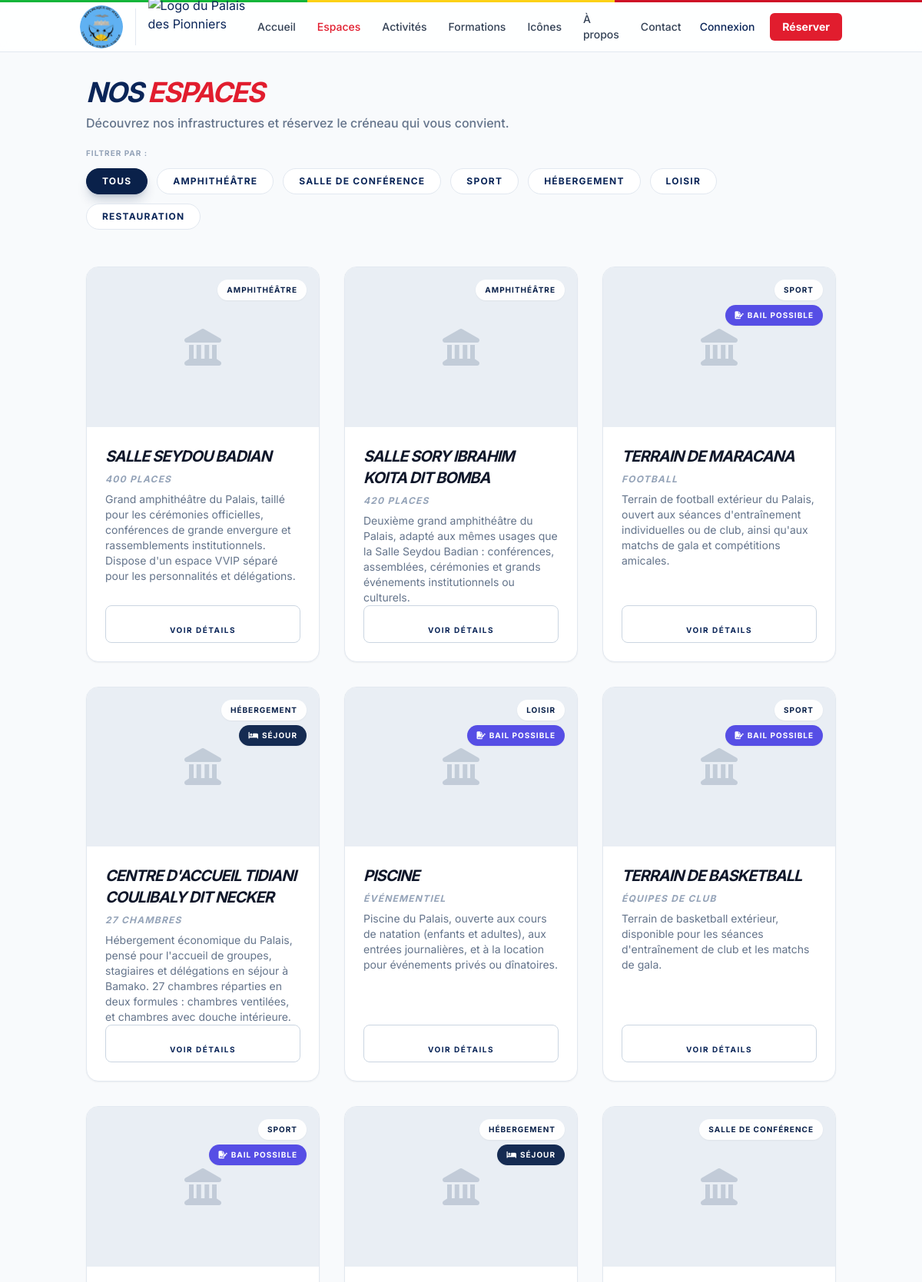
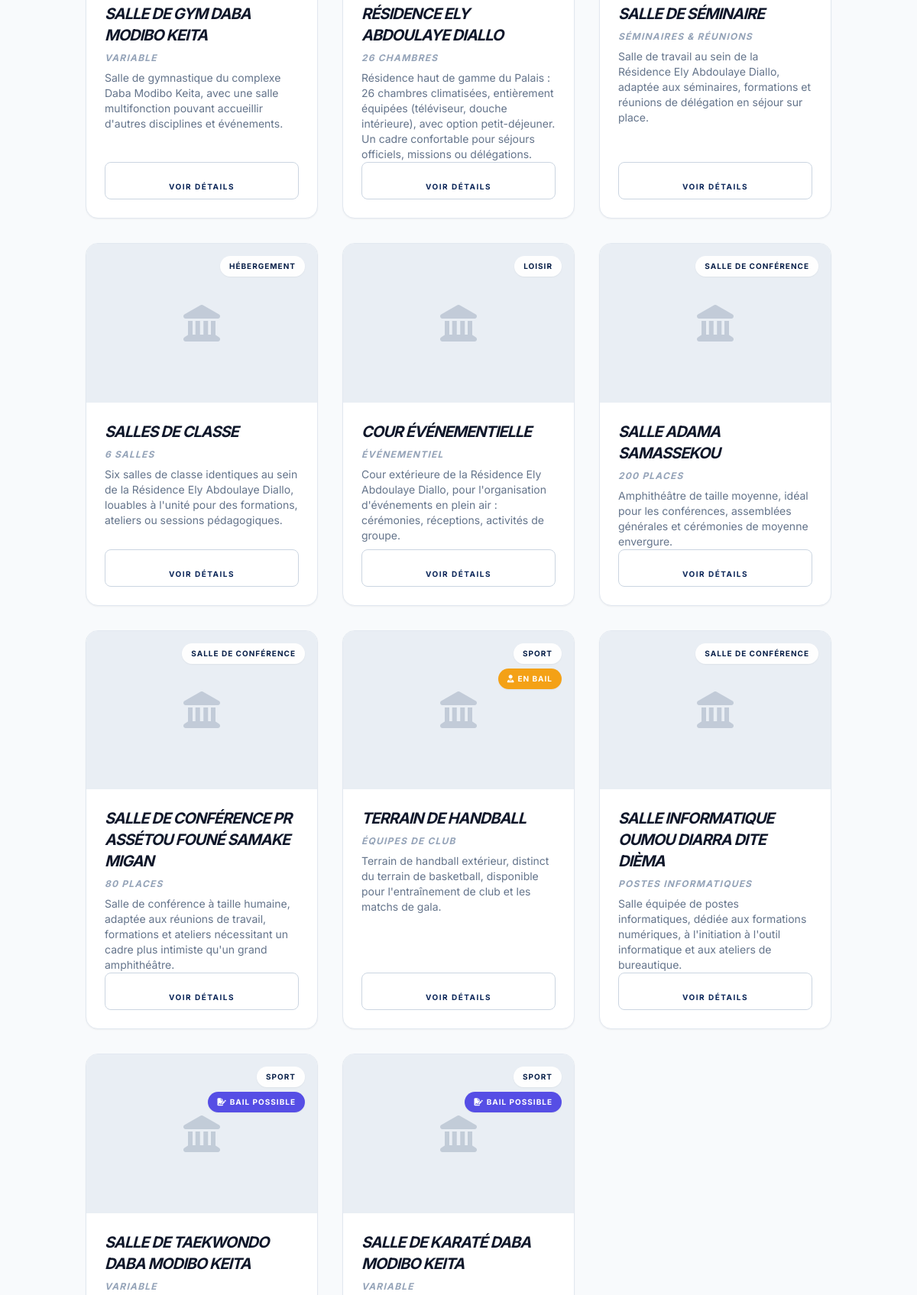
The app's page /espaces.php (upper part) with its own data (2 pictures, top to bottom).
### tables this page shows
CREATE TABLE `categories` (
  `id` int(10) UNSIGNED NOT NULL,
  `nom` varchar(100) NOT NULL,
  `slug` varchar(100) NOT NULL
);

CREATE TABLE `espaces` (
  `id` int(10) UNSIGNED NOT NULL,
  `nom` varchar(200) NOT NULL,
  `slug` varchar(200) NOT NULL,
  `categorie_id` int(10) UNSIGNED NOT NULL,
  `capacite` varchar(100) DEFAULT NULL,
  `description` text DEFAULT NULL,
  `equipements` text DEFAULT NULL,
  `mode_reservation` enum('creneau','sejour') NOT NULL DEFAULT 'creneau' COMMENT 'creneau = date + heure début/fin (salles, terrains) ; sejour = arrivée/départ en nuitées (hébergement)',
  `option_petit_dejeuner` tinyint(1) NOT NULL DEFAULT 0 COMMENT 'Propose un supplément petit-déjeuner au moment de la réservation',
  `option_vip` tinyint(1) NOT NULL DEFAULT 0 COMMENT 'Propose un supplément VIP (espace/accueil réservé aux personnalités) au moment de la réservation',
  `prix_vip` decimal(12,2) DEFAULT NULL COMMENT 'Montant du supplément VIP, si option_vip actif',
  `gerant_externe` varchar(255) DEFAULT NULL COMMENT 'Si renseigné, cet espace est loué/géré par un tiers — la réservation en ligne est désactivée et ce texte est affiché à la place',
  `gerant_nom` varchar(100) DEFAULT NULL COMMENT 'Nom du gestionnaire externe',
  `gerant_prenom` varchar(100) DEFAULT NULL COMMENT 'Prénom du gestionnaire externe',
  `gerant_email` varchar(150) DEFAULT NULL COMMENT 'Email du gestionnaire externe',
  `type_bail` enum('mensuel','trimestriel','semestriel','annuel') NOT NULL DEFAULT 'mensuel' COMMENT 'Périodicité du contrat de bail — détermine la fréquence attendue des paiements',
  `gerant_contact` varchar(100) DEFAULT NULL COMMENT 'Téléphone/contact du gestionnaire externe de cet espace',
  `gerant_user_id` int(10) UNSIGNED DEFAULT NULL COMMENT 'Compte client lié au bail, pour l''onglet "Mes Baux"',
  `resiliation_demandee` tinyint(1) NOT NULL DEFAULT 0,
  `resiliation_demandee_le` timestamp NULL DEFAULT NULL,
  `resiliation_note` text DEFAULT NULL COMMENT 'Motif donné par le client à la demande de résiliation',
  `groupe_batiment` varchar(150) DEFAULT NULL COMMENT 'Nom du bâtiment si cet espace fait partie d''un ensemble (ex: "Daba Modibo Keita")',
  `disponible` tinyint(1) NOT NULL DEFAULT 1,
  `created_at` timestamp NOT NULL DEFAULT current_timestamp()
);

### includes/auth.php (called while the page is built, shortened)
<?php
if (!function_exists('e')) {
    function e(?string $s): string
    {
        return htmlspecialchars(
            (string) $s,
            ENT_QUOTES | ENT_SUBSTITUTE,
            'UTF-8'
        );
    }
}

### espaces.php (the view, shortened to what this page needs)
<?php
require_once __DIR__ . '/includes/auth.php';
$pdo = db();
$cat = $_GET['cat'] ?? 'all';
$sql = "
  SELECT e.id, e.slug, e.nom, e.capacite, e.description, e.mode_reservation, e.gerant_externe, c.nom AS categorie, c.slug AS cat_slug,
  (SELECT GROUP_CONCAT(chemin ORDER BY id ASC) FROM espace_images WHERE espace_id = e.id) as toutes_photos,
  (SELECT COUNT(*) FROM tarifs WHERE espace_id = e.id AND est_bail = 1) as nb_tarifs_bail
  FROM espaces e
  JOIN categories c ON c.id = e.categorie_id
  WHERE 1=1
";
$params = [];
$sql .= " ORDER BY e.id ASC";
$stmt = $pdo->prepare($sql);
$stmt->execute($params);
$espaces = $stmt->fetchAll();
$cats = $pdo->query("SELECT slug, nom FROM categories ORDER BY id")->fetchAll();
require __DIR__ . '/includes/header.php';
?>
<div class="container mx-auto px-4 py-6 md:px-6 md:py-8">
  <header class="max-w-2xl">
    <h1 class="text-2xl sm:text-4xl font-black italic tracking-tighter uppercase">Nos <span class="text-accent">espaces</span></h1>
    <p class="mt-2 text-slate-500 font-medium text-sm sm:text-base">Découvrez nos infrastructures et réservez le créneau qui vous convient.</p>
  </header>
  <div class="mt-5 sm:mt-8">
    <span class="block text-[10px] font-black uppercase tracking-widest text-slate-400 mb-3">Filtrer par :</span>
    <div class="flex flex-nowrap sm:flex-wrap items-center gap-3 overflow-x-auto sm:overflow-visible -mx-4 px-4 sm:mx-0 sm:px-0 pb-2 sm:pb-0 scrollbar-hide">
      <a href="?cat=all" class="flex-shrink-0 rounded-full border px-5 py-2 text-xs font-black uppercase tracking-widest transition-all whitespace-nowrap <?= $cat === 'all' ? 'border-primary bg-primary text-white shadow-lg shadow-primary/20' : 'border-slate-200 bg-white text-slate-600 hover:border-primary' ?>">Tous</a>
      <?php foreach ($cats as $c): ?>
        <a href="?cat=<?= e($c['slug']) ?>" class="flex-shrink-0 rounded-full border px-5 py-2 text-xs font-black uppercase tracking-widest transition-all whitespace-nowrap <?= $cat === $c['slug'] ? 'border-primary bg-primary text-white' : 'border-slate-200 bg-white' ?>"><?= e($c['nom']) ?></a>
      <?php endforeach; ?>
    </div>
  </div>
  <?php if (!$espaces): ?>
    <div class="mt-20 text-center"><p class="text-slate-400 font-medium italic">Aucun espace disponible.</p></div>
  <?php else: ?>
    <div class="mt-12 grid grid-cols-2 gap-3 sm:gap-8 lg:grid-cols-3 xl:grid-cols-4">
      <?php foreach ($espaces as $e):
          $urlDetails = "espace.php?slug=" . urlencode($e['slug']);
          $photos = $e['toutes_photos'] ? explode(',', $e['toutes_photos']) : [];
      ?>
        <div onclick="window.location='<?= $urlDetails ?>'" class="cursor-pointer group flex flex-col overflow-hidden rounded-2xl border border-slate-200 bg-white shadow-sm transition-all hover:-translate-y-2 hover:shadow-2xl relative">
          <div class="relative aspect-[16/11] overflow-hidden bg-slate-100 js-slider">
            <?php if (!empty($photos)): ?>
                <?php foreach ($photos as $index => $img): ?>
                    <img src="uploads/<?= e($img) ?>"
                         class="absolute inset-0 w-full h-full object-cover transition-opacity duration-500 <?= $index === 0 ? 'opacity-100' : 'opacity-0' ?> js-slide"
                         data-index="<?= $index ?>">
                <?php endforeach; ?>
                <?php if (count($photos) > 1): ?>
                    <button onclick="event.stopPropagation(); changeSlide(this, -1)" class="absolute left-2 top-1/2 -translate-y-1/2 w-8 h-8 flex items-center justify-center bg-white/80 rounded-full text-xs hover:bg-white z-10 opacity-0 group-hover:opacity-100 transition-opacity">
                        <i class="fas fa-chevron-left"></i>
                    </button>
                    <button onclick="event.stopPropagation(); changeSlide(this, 1)" class="absolute right-2 top-1/2 -translate-y-1/2 w-8 h-8 flex items-center justify-center bg-white/80 rounded-full text-xs hover:bg-white z-10 opacity-0 group-hover:opacity-100 transition-opacity">
                        <i class="fas fa-chevron-right"></i>
                    </button>
                    <div class="absolute bottom-3 left-1/2 -translate-x-1/2 flex gap-1 z-10">
                        <?php foreach ($photos as $index => $img): ?>
                            <div class="w-1.5 h-1.5 rounded-full <?= $index === 0 ? 'bg-white' : 'bg-white/40' ?> js-dot"></div>
                        <?php endforeach; ?>
                    </div>
                <?php endif; ?>
            <?php else: ?>
                <div class="absolute inset-0 flex items-center justify-center text-5xl text-slate-400 bg-slate-200 opacity-50"><i class="fas fa-landmark"></i></div>
            <?php endif; ?>
            <div class="absolute right-1.5 sm:right-4 top-1.5 sm:top-4 z-20 flex flex-col items-end gap-1 sm:gap-1.5">
                <span class="rounded-full bg-white/95 px-1.5 sm:px-3 py-0.5 sm:py-1.5 text-[7px] sm:text-[10px] font-black uppercase tracking-widest text-primary shadow-sm">
                    <?= e($e['categorie']) ?>
                </span>
                <?php if (!empty($e['gerant_externe'])): ?>
                <span title="Cet espace est loué sur une longue durée à un tiers — pas de réservation ponctuelle possible" class="rounded-full bg-amber-500/95 px-1.5 sm:px-3 py-0.5 sm:py-1.5 text-[7px] sm:text-[10px] font-black uppercase tracking-widest text-white shadow-sm">
                    <i class="fas fa-user-tie mr-1"></i>En bail
                </span>
                <?php elseif ($e['mode_reservation'] === 'sejour'): ?>
                <span class="rounded-full bg-primary/95 px-1.5 sm:px-3 py-0.5 sm:py-1.5 text-[7px] sm:text-[10px] font-black uppercase tracking-widest text-white shadow-sm">
                    <i class="fas fa-bed mr-1"></i>Séjour
                </span>
                <?php elseif ((int)$e['nb_tarifs_bail'] > 0): ?>
                <span title="Cet espace peut être loué sur une longue durée, en plus de la réservation ponctuelle" class="rounded-full bg-indigo-600/95 px-1.5 sm:px-3 py-0.5 sm:py-1.5 text-[7px] sm:text-[10px] font-black uppercase tracking-widest text-white shadow-sm">
                    <i class="fas fa-file-signature mr-1"></i>Bail possible
                </span>
                <?php endif; ?>
            </div>
          </div>
          <div class="flex flex-1 flex-col p-3 sm:p-6">
            <h3 class="text-sm sm:text-xl font-black text-slate-900 uppercase italic tracking-tighter">
                <?= e($e['nom']) ?>
            </h3>
            <p class="mt-1 sm:mt-2 text-[9px] sm:text-xs font-bold text-slate-400 uppercase tracking-widest italic">
                <?= e($e['capacite']) ?>
            </p>
            <?php if (!empty($e['description'])): ?>
            <p class="mt-1 sm:mt-2 text-xs sm:text-sm text-slate-500 leading-snug line-clamp-2 hidden sm:block">
                <?= e($e['description']) ?>
            </p>
            <?php endif; ?>
            <a href="<?= $urlDetails ?>" class="mt-auto pt-3 sm:pt-6 inline-flex w-full items-center justify-center rounded-lg border border-slate-300 px-2 sm:px-4 py-1.5 sm:py-2 text-[9px] sm:text-[10px] font-black uppercase tracking-[0.1em] sm:tracking-[0.15em] transition-all hover:bg-black hover:border-black hover:text-white">
                Voir détails
            </a>
          </div>
        </div>
      <?php endforeach; ?>
    </div>
  <?php endif; ?>
</div>
<?php require __DIR__ . '/includes/footer.php'; ?>

### includes/header.php (style rules this page uses)
body { font-family:Inter,sans-serif;background:#F8FAFC;color:#0A2558 }
.scrollbar-hide { -ms-overflow-style:none;scrollbar-width:none }

### records on screen
categories: nom "AMPHITHÉÂTRE"
categories: nom "SALLE DE CONFÉRENCE"
categories: nom "SPORT"
categories: nom "HÉBERGEMENT"
categories: nom "LOISIR"
categories: nom "RESTAURATION"
espaces: categorie.nom "AMPHITHÉÂTRE", nom "SALLE SEYDOU BADIAN", capacite "400 PLACES", description "Grand amphithéâtre du Palais, taillé pour les cérémonies officielles, conférences de grande envergure et rassemblements institutionnels. Dispose d'un espace VVIP séparé pour les personnalités et délégations."
espaces: categorie.nom "AMPHITHÉÂTRE", nom "SALLE SORY IBRAHIM KOITA DIT BOMBA", capacite "420 PLACES", description "Deuxième grand amphithéâtre du Palais, adapté aux mêmes usages que la Salle Seydou Badian : conférences, assemblées, cérémonies et grands événements institutionnels ou culturels."
espaces: categorie.nom "SPORT", mode_reservation "creneau" (drawn), nom "TERRAIN DE MARACANA", capacite "FOOTBALL", description "Terrain de football extérieur du Palais, ouvert aux séances d'entraînement individuelles ou de club, ainsi qu'aux matchs de gala et compétitions amicales."
espaces: categorie.nom "HÉBERGEMENT", mode_reservation "sejour" (drawn), nom "CENTRE D'ACCUEIL TIDIANI COULIBALY DIT NECKER", capacite "27 CHAMBRES", description "Hébergement économique du Palais, pensé pour l'accueil de groupes, stagiaires et délégations en séjour à Bamako. 27 chambres réparties en deux formules : chambres ventilées, et chambres avec douche intérieure."
espaces: categorie.nom "LOISIR", mode_reservation "creneau" (drawn), nom "PISCINE", capacite "ÉVÉNEMENTIEL", description "Piscine du Palais, ouverte aux cours de natation (enfants et adultes), aux entrées journalières, et à la location pour événements privés ou dînatoires."
espaces: categorie.nom "SPORT", mode_reservation "creneau" (drawn), nom "TERRAIN DE BASKETBALL", capacite "ÉQUIPES DE CLUB", description "Terrain de basketball extérieur, disponible pour les séances d'entraînement de club et les matchs de gala."
espaces: categorie.nom "SPORT", mode_reservation "creneau" (drawn), nom "SALLE DE GYM DABA MODIBO KEITA", capacite "VARIABLE", description "Salle de gymnastique du complexe Daba Modibo Keita, avec une salle multifonction pouvant accueillir d'autres disciplines et événements."
espaces: categorie.nom "HÉBERGEMENT", mode_reservation "sejour" (drawn), nom "RÉSIDENCE ELY ABDOULAYE DIALLO", capacite "26 CHAMBRES", description "Résidence haut de gamme du Palais : 26 chambres climatisées, entièrement équipées (téléviseur, douche intérieure), avec option petit-déjeuner. Un cadre confortable pour séjours officiels, missions ou délégations."
espaces: categorie.nom "SALLE DE CONFÉRENCE", nom "SALLE DE SÉMINAIRE", capacite "SÉMINAIRES & RÉUNIONS", description "Salle de travail au sein de la Résidence Ely Abdoulaye Diallo, adaptée aux séminaires, formations et réunions de délégation en séjour sur place."
espaces: categorie.nom "HÉBERGEMENT", nom "SALLES DE CLASSE", capacite "6 SALLES", description "Six salles de classe identiques au sein de la Résidence Ely Abdoulaye Diallo, louables à l'unité pour des formations, ateliers ou sessions pédagogiques."
espaces: categorie.nom "LOISIR", nom "COUR ÉVÉNEMENTIELLE", capacite "ÉVÉNEMENTIEL", description "Cour extérieure de la Résidence Ely Abdoulaye Diallo, pour l'organisation d'événements en plein air : cérémonies, réceptions, activités de groupe."
espaces: categorie.nom "SALLE DE CONFÉRENCE", nom "SALLE ADAMA SAMASSEKOU", capacite "200 PLACES", description "Amphithéâtre de taille moyenne, idéal pour les conférences, assemblées générales et cérémonies de moyenne envergure."
espaces: categorie.nom "SALLE DE CONFÉRENCE", nom "SALLE DE CONFÉRENCE PR ASSÉTOU FOUNÉ SAMAKE MIGAN", capacite "80 PLACES", description "Salle de conférence à taille humaine, adaptée aux réunions de travail, formations et ateliers nécessitant un cadre plus intimiste qu'un grand amphithéâtre."
espaces: categorie.nom "SPORT", shows "EN BAIL", nom "TERRAIN DE HANDBALL", capacite "ÉQUIPES DE CLUB", description "Terrain de handball extérieur, distinct du terrain de basketball, disponible pour l'entraînement de club et les matchs de gala."
espaces: categorie.nom "SALLE DE CONFÉRENCE", nom "SALLE INFORMATIQUE OUMOU DIARRA DITE DIÈMA", capacite "POSTES INFORMATIQUES", description "Salle équipée de postes informatiques, dédiée aux formations numériques, à l'initiation à l'outil informatique et aux ateliers de bureautique."
espaces: categorie.nom "SPORT", mode_reservation "creneau" (drawn), nom "SALLE DE TAEKWONDO DABA MODIBO KEITA", capacite "VARIABLE"
espaces: categorie.nom "SPORT", mode_reservation "creneau" (drawn), nom "SALLE DE KARATÉ DABA MODIBO KEITA", capacite "VARIABLE"

### other values on screen
$label "Accueil"
$label "Espaces"
$label "Activités"
$label "Formations"
$label "Icônes"
$label "À propos"
$label "Contact"
